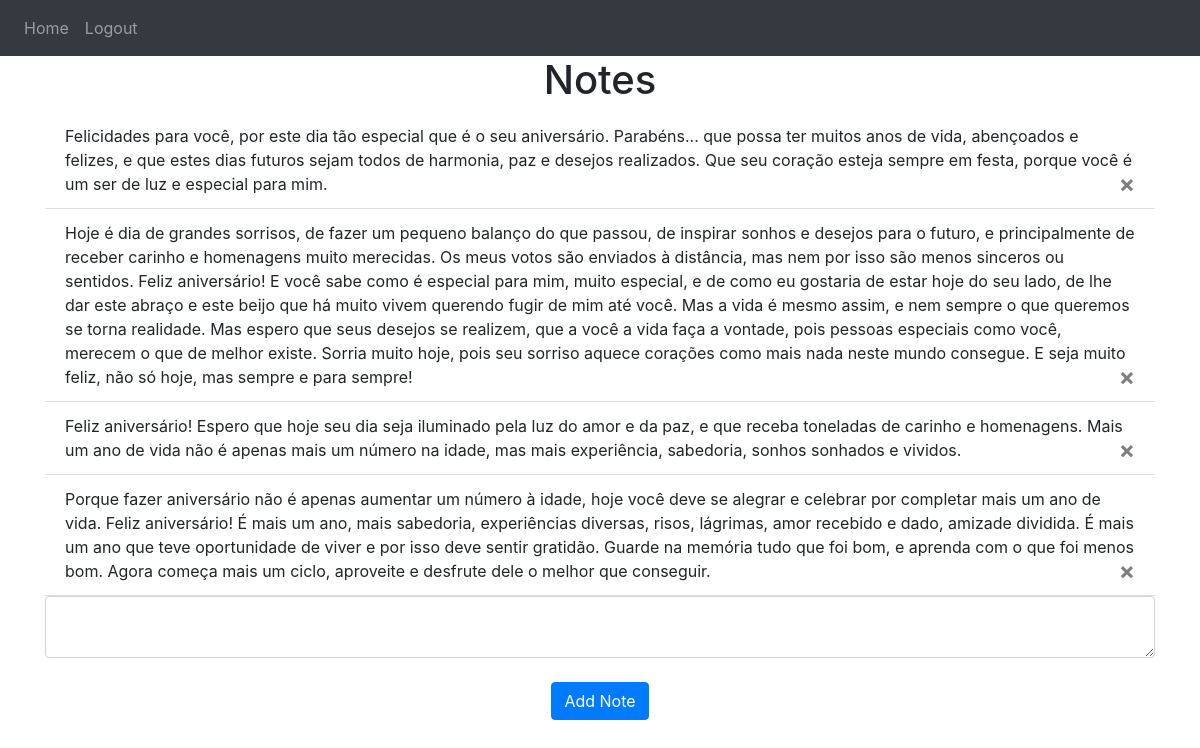
Screenshot of / (signed in) with the database file from the repository.
### website/models.py (models this page shows)
class Note(db.Model):
    id = db.Column(db.Integer, primary_key=True)
    data = db.Column(db.String(10000))
    date = db.Column(db.DateTime(timezone=True), default=func.now())
    user_id = db.Column(db.Integer, db.ForeignKey('user.id'))

### website/views.py (the view, shortened to what this page needs)
@views.route('/', methods=['GET', 'POST'])
@login_required
def home():
    return render_template("home.html", user=current_user)

### website/__init__.py (called while the page is built)
def create_app():
    app = Flask(__name__)
    app.config['SECRET_KEY'] = 'hjshjhdjah kjshkjdhjs'
    app.config['SQLALCHEMY_DATABASE_URI'] = f'sqlite:///{DB_NAME}'
    db.init_app(app)
    from .views import views
    from .auth import auth
    app.register_blueprint(views, url_prefix='/')
    app.register_blueprint(auth, url_prefix='/')
    from .models import User, Note
    create_database(app)
    login_manager = LoginManager()
    login_manager.login_view = 'auth.login'
    login_manager.init_app(app)
    @login_manager.user_loader
    def load_user(id):
        return User.query.get(int(id))
    return app

### website/templates/home.html
{% extends "base.html" %} {% block title %}Home{% endblock %} {% block content
%}
<h1 align="center">Notes</h1>
<ul class="list-group list-group-flush" id="notes">
  {% for note in user.notes %}
  <li class="list-group-item">
    {{ note.data }}
    <button type="button" class="close" onClick="deleteNote({{ note.id }})">
      <span aria-hidden="true">&times;</span>
    </button>
  </li>
  {% endfor %}
</ul>
<form method="POST">
  <textarea name="note" id="note" class="form-control"></textarea>
  <br />
  <div align="center">
    <button type="submit" class="btn btn-primary">Add Note</button>
  </div>
</form>
{% endblock %}

### website/templates/base.html (shortened to what this page needs)
<!DOCTYPE html>
<html>
  <head>
    <link
      rel="stylesheet"
      href="https://stackpath.bootstrapcdn.com/bootstrap/4.4.1/css/bootstrap.min.css"
    />
    <link
      rel="stylesheet"
      href="https://stackpath.bootstrapcdn.com/font-awesome/4.7.0/css/font-awesome.min.css"
    />
  </head>
  <body>
    <nav class="navbar navbar-expand-lg navbar-dark bg-dark">
      <div class="collapse navbar-collapse" id="navbar">
        <div class="navbar-nav">
          {% if user.is_authenticated %}
          <a class="nav-item nav-link" id="home" href="/">Home</a>
          <a class="nav-item nav-link" id="logout" href="/logout">Logout</a>
          {% else %}
          <a class="nav-item nav-link" id="login" href="/login">Login</a>
          <a class="nav-item nav-link" id="signUp" href="/sign-up">Sign Up</a>
          {% endif %}
        </div>
      </div>
    </nav>
    <div class="container">{% block content %} {% endblock %}</div>
  </body>
</html>

### rows the page displays
Note: data "Felicidades para você, por este dia tão especial que é o seu aniversário. Parabéns... que possa ter muitos anos de vida, abençoados e felizes, e que estes dias futuros sejam todos de harmonia, paz e desejos realizados. Que seu coração esteja sempre em festa, porque você é um ser de luz e especial para mim."
Note: data "Hoje é dia de grandes sorrisos, de fazer um pequeno balanço do que passou, de inspirar sonhos e desejos para o futuro, e principalmente de receber carinho e homenagens muito merecidas. Os meus votos são enviados à distância, mas nem por isso são menos sinceros ou sentidos. Feliz aniversário! E você sabe como é especial para mim, muito especial, e de como eu gostaria de estar hoje do seu lado, de lhe dar este abraço e este beijo que há muito vivem querendo fugir de mim até você. Mas a vida é mesmo assim, e nem sempre o que queremos se torna realidade. Mas espero que seus desejos se realizem, que a você a vida faça a vontade, pois pessoas especiais como você, merecem o que de melhor existe.…"
Note: data "Feliz aniversário! Espero que hoje seu dia seja iluminado pela luz do amor e da paz, e que receba toneladas de carinho e homenagens. Mais um ano de vida não é apenas mais um número na idade, mas mais experiência, sabedoria, sonhos sonhados e vividos."
Note: data "Porque fazer aniversário não é apenas aumentar um número à idade, hoje você deve se alegrar e celebrar por completar mais um ano de vida. Feliz aniversário! É mais um ano, mais sabedoria, experiências diversas, risos, lágrimas, amor recebido e dado, amizade dividida. É mais um ano que teve oportunidade de viver e por isso deve sentir gratidão. Guarde na memória tudo que foi bom, e aprenda com o que foi menos bom. Agora começa mais um ciclo, aproveite e desfrute dele o melhor que conseguir."
